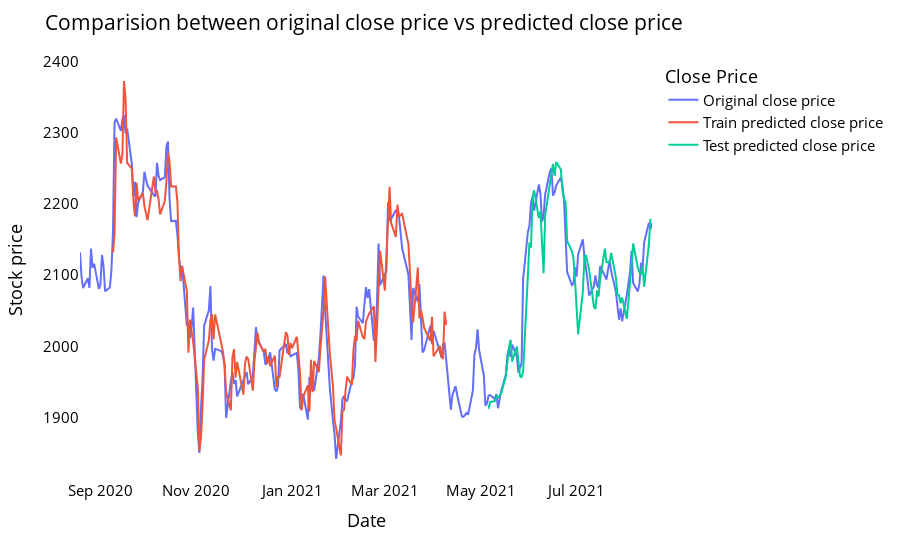

Notebook code cell kept with this figure:
### Markdown cell above
<a name="svrcomparechart"></a>

#### Comparision between original stock close price vs predicted close price

### Code cell
# shift train predictions for plotting

look_back=time_step
trainPredictPlot = np.empty_like(closedf)
trainPredictPlot[:, :] = np.nan
trainPredictPlot[look_back:len(train_predict)+look_back, :] = train_predict
print("Train predicted data: ", trainPredictPlot.shape)

# shift test predictions for plotting
testPredictPlot = np.empty_like(closedf)
testPredictPlot[:, :] = np.nan
testPredictPlot[len(train_predict)+(look_back*2)+1:len(closedf)-1, :] = test_predict
print("Test predicted data: ", testPredictPlot.shape)

names = cycle(['Original close price','Train predicted close price','Test predicted close price'])

plotdf = pd.DataFrame({'date': close_stock['date'],
                       'original_close': close_stock['close'],
                      'train_predicted_close': trainPredictPlot.reshape(1,-1)[0].tolist(),
                      'test_predicted_close': testPredictPlot.reshape(1,-1)[0].tolist()})

fig = px.line(plotdf,x=plotdf['date'], y=[plotdf['original_close'],plotdf['train_predicted_close'],
                                          plotdf['test_predicted_close']],
              labels={'value':'Stock price','date': 'Date'})
fig.update_layout(title_text='Comparision between original close price vs predicted close price',
                  plot_bgcolor='white', font_size=15, font_color='black',legend_title_text='Close Price')
fig.for_each_trace(lambda t:  t.update(name = next(names)))

fig.update_xaxes(showgrid=False)
fig.update_yaxes(showgrid=False)
fig.show()

### Figure 1 — Plotly figure (JSON) as saved in the notebook; plotly's stock layout.template omitted (floating-point values rounded to 4 significant figures; data arrays with more than 128 entries replaced by an {"elided": "..."} marker saying what was removed)
{"data": [{"hovertemplate": "variable=original_close<br>Date=%{x}<br>Stock price=%{y}<extra></extra>", "legendgroup": "original_close", "line": {"color": "#636efa", "dash": "solid"}, "marker": {"symbol": "circle"}, "mode": "lines", "name": "Original close price", "orientation": "v", "showlegend": true, "type": "scatter", "x": {"elided": "249 str values"}, "xaxis": "x", "y": {"elided": "249 float values"}, "yaxis": "y"}, {"hovertemplate": "variable=train_predicted_close<br>Date=%{x}<br>Stock price=%{y}<extra></extra>", "legendgroup": "train_predicted_close", "line": {"color": "#EF553B", "dash": "solid"}, "marker": {"symbol": "circle"}, "mode": "lines", "name": "Train predicted close price", "orientation": "v", "showlegend": true, "type": "scatter", "x": {"elided": "249 str values"}, "xaxis": "x", "y": {"elided": "249 float values"}, "yaxis": "y"}, {"hovertemplate": "variable=test_predicted_close<br>Date=%{x}<br>Stock price=%{y}<extra></extra>", "legendgroup": "test_predicted_close", "line": {"color": "#00cc96", "dash": "solid"}, "marker": {"symbol": "circle"}, "mode": "lines", "name": "Test predicted close price", "orientation": "v", "showlegend": true, "type": "scatter", "x": {"elided": "249 str values"}, "xaxis": "x", "y": {"elided": "249 float values"}, "yaxis": "y"}], "layout": {"font": {"color": "black", "size": 15}, "legend": {"title": {"text": "Close Price"}, "tracegroupgap": 0}, "margin": {"t": 60}, "plot_bgcolor": "white", "title": {"text": "Comparision between original close price vs predicted close price"}, "xaxis": {"anchor": "y", "domain": [0, 1], "showgrid": false, "title": {"text": "Date"}}, "yaxis": {"anchor": "x", "domain": [0, 1], "showgrid": false, "title": {"text": "Stock price"}}}}
